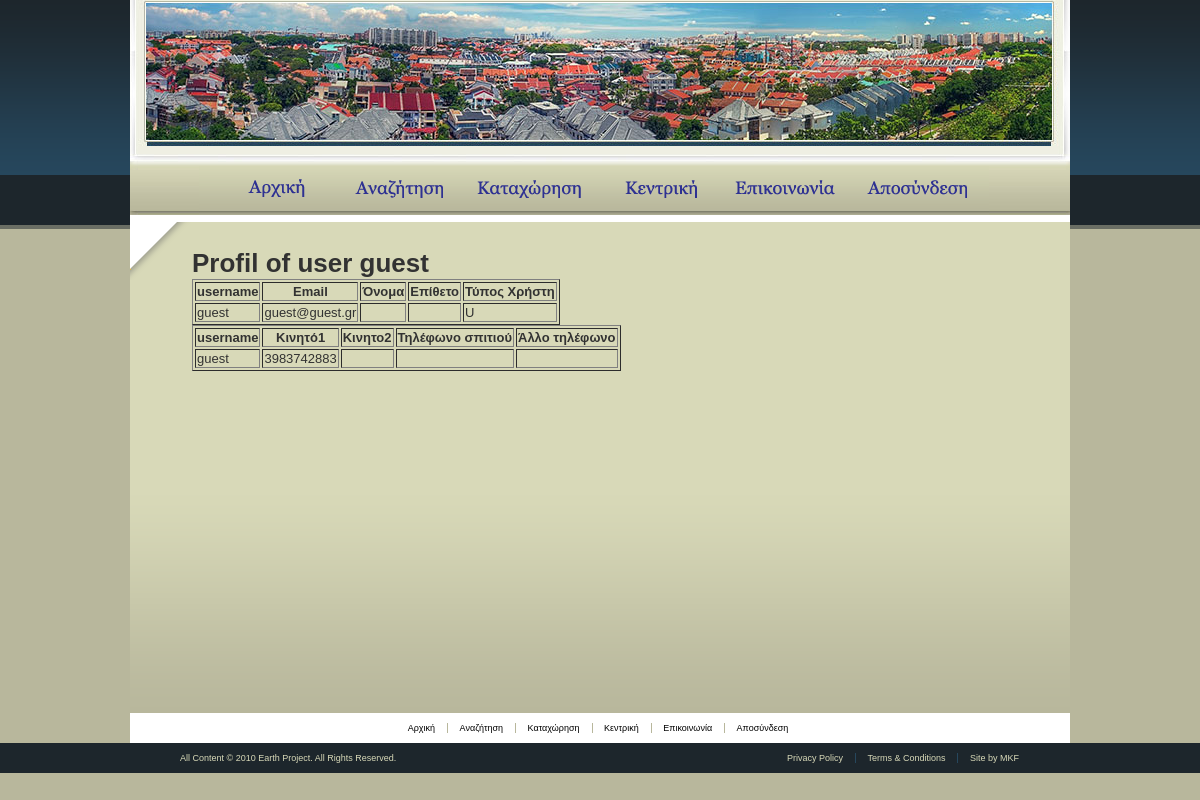
The app's page /site/profUser.php?user=guest (signed in) with its own data.
### tables this page shows
create table users
(
	username char(20) not null,
	password char(16) not null,
	email char(50) not null,
	name varchar(100),
	surname varchar(100),
	user_type enum('A','U'),
	unique(email),
	primary key(username)
);

create table telephone
(
	tel_id int auto_increment,
	home char(10),
	mobile1 char(10) not null,
	mobile2 char(10),
	other char(10),
	user_id char(20) not null,
	primary key(tel_id),
	constraint phones_constr
	foreign key(user_id) references users(username)
	on delete cascade on update cascade
);

### site/profUser.php (called while the page is built, shortened)
<?php
try
{
	$user=strval($_GET['user']);
	showUserProfile($user);
}
catch (Exception $e)
{
	dispHeader('ÓöÜëìá:');
	echo $e->getMessage();
	dispFooter();
	exit;
}
?>

### site/main_functions.php (the view, shortened to what this page needs)
<?php
function showUserProfile($user)
{
	$result = mysql_query("SELECT * FROM users where username='$user'");
	echo "<table border='1'>
	<tr>
	<th>username</th>
	<th>Email</th>
	<th>Όνομα</th>
	<th>Επίθετο</th>
	<th>Τύπος Χρήστη</th>
	</tr>";
	while($row = mysql_fetch_array($result))
	{
		echo "<tr>";
		echo "<td>" . $row['username'] . "</td>";
		echo "<td>" . $row['email'] . "</td>";
		echo "<td>" . $row['name'] . "</td>";
		echo "<td>" . $row['surname'] . "</td>";
		echo "<td>" . $row['user_type'] . "</td>";
		echo "</tr>";
	}
	echo "</table>";
	$result = mysql_query("SELECT * FROM telephone where user_id='$user'");
	echo "<table border='1'>
	<tr>
	<th>username</th>
	<th>Κινητό1</th>
	<th>Κινητο2</th>
	<th>Τηλέφωνο σπιτιού</th>
	<th>Άλλο τηλέφωνο</th>
	</tr>";
	while($row = mysql_fetch_array($result))
	{
		echo "<tr>";
		echo "<td>" . $row['user_id'] . "</td>";
		echo "<td>" . $row['mobile1'] . "</td>";
		echo "<td>" . $row['mobile2'] . "</td>";
		echo "<td>" . $row['home'] . "</td>";
		echo "<td>" . $row['other'] . "</td>";
		echo "</tr>";
	}
	echo "</table>";
}
?>

### site/mystyle.css (style rules this page uses)
body { margin:0; color:#323232; font-family:verdana,tahoma,sans-serif; background:#b8b79c url(images/bg-body.gif) repeat-x top; font-size:13px; min-width:940px; }

### records on screen
users: username "guest", email "guest@guest.gr", user_type "U"
telephone: user "guest", mobile1 "3983742883"

### other values on screen
$header "Profil of user guest"
